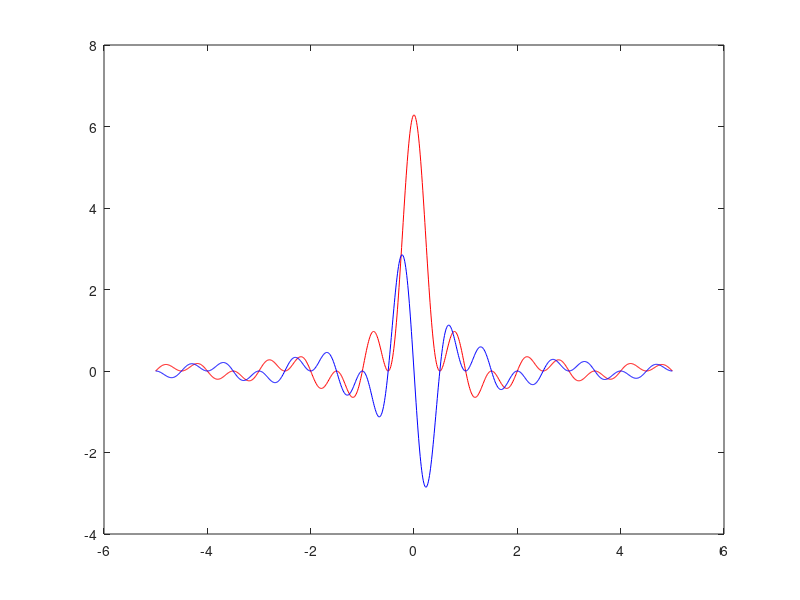

This chart was generated by the following MATLAB code:
% clear

N=2;
a=1;
d=1;
const=1;
u=-5:0.01:5;

E=const*a*pi*sinc(a.*u);

for n=1:(N-1)
    for k=1:length(u)
        shifter=exp(-2*pi*i*(n*d)*u(k));
        E(k)=E(k)+const*a*pi*sinc(a*u(k))*shifter;
    end
end

% EPlot=E/E(floor(length(u)/2)+1);
EPlot=E;
% EPlot=real(EPlot);%+imag(EPlot);
figure(1)
plot(u,real(EPlot),'r-',u,imag(EPlot),'b-')
